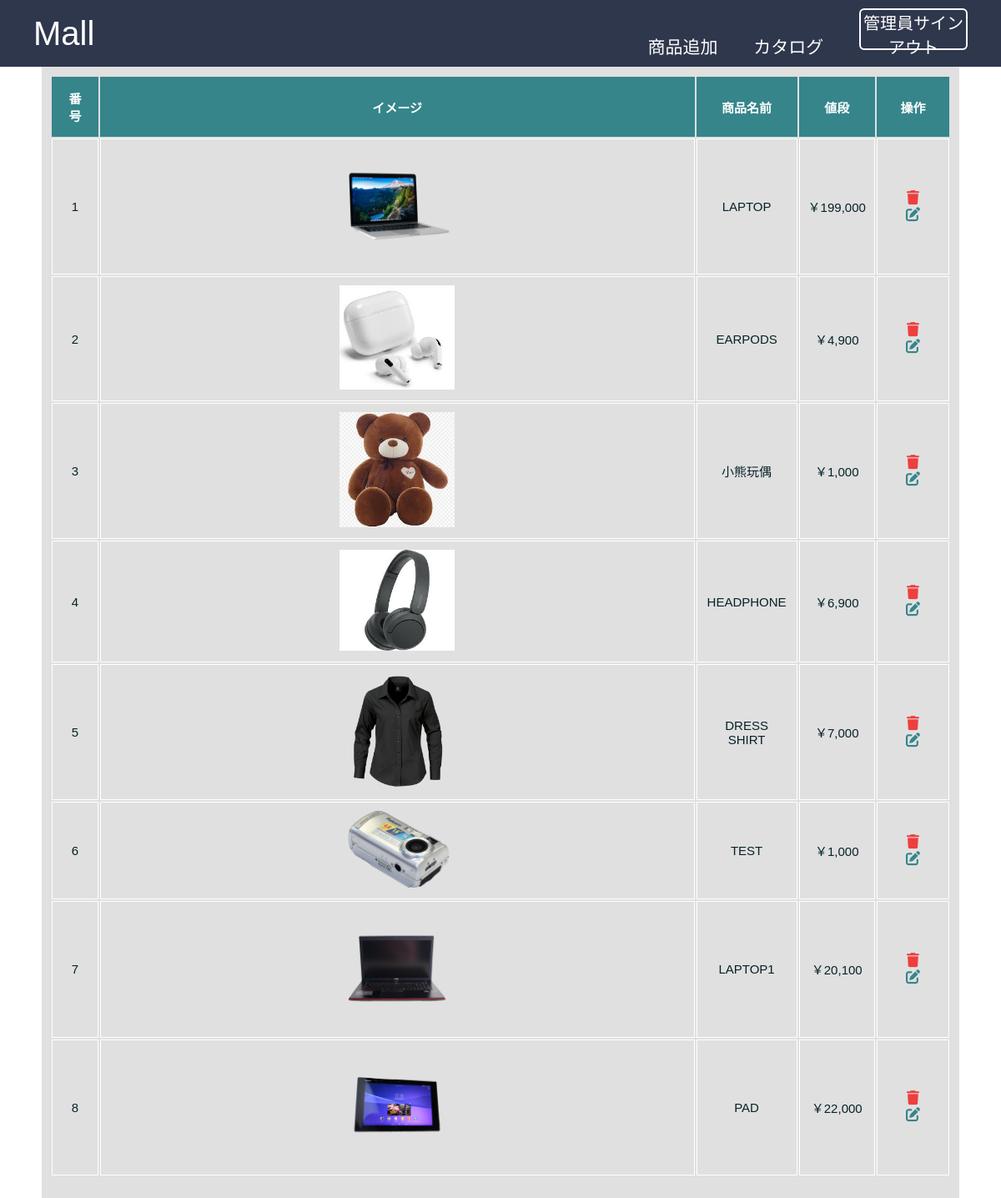
Page /admin_view.php (signed in) on the committed database.
### tables this page shows
CREATE TABLE `products` (
  `id` int(20) NOT NULL,
  `name` varchar(255) NOT NULL,
  `price` int(20) NOT NULL,
  `image` varchar(255) NOT NULL
);

### admin_view.php (the view, shortened to what this page needs)
<?php include 'connect.php';
?>
<!DOCTYPE html>
<html lang="en">
<head>
    <link rel="stylesheet" href="css/style.css">
    <link rel="stylesheet" href="https://cdnjs.cloudflare.com/ajax/libs/font-awesome/6.5.2/css/all.min.css" />
</head>
<body>
    <?php include 'admin_header.php';?>
    <div class="container">
        <section class="display_product">
                    <?php
                    $display_product=mysqli_query($conn,"Select * from `products`");
                    $num=1;
                    if(mysqli_num_rows($display_product)>0){
                        echo "<table>
                        <thead>
                            <th>番号</th>
                            <th>イメージ</th>
                            <th>商品名前</th>
                            <th>値段</th>
                            <th>操作</th>
                        </thead>
                        <tbody>";
                        while( $row=mysqli_fetch_assoc($display_product)){
                    ?>
                    <tr>
                        <td><?php echo $num?></td>
                        <td><img src="image/<?php echo $row['image']?>" alt="<?php echo $row['name']?>"></td>
                        <td><?php echo $row['name']?></td>
                        <td>￥<?php echo number_format($row['price'])?></td>
                        <td>
                            <a href="delete.php?delete=<?php echo $row['id']?>" class="delete_product_btn" onclick="return confirm('确认删除商品？')">
                            <i class="fas fa-trash"></i></a>
                            <a href="update.php?edit=<?php echo $row['id']?>" class="update_product_btn"><i class="fas fa-edit"></i></a>
                        </td>
                    </tr>
                    <?php
                    $num++;
                        }
                    }else{
                        echo "<div class='empty_text'>完売</div>";
                    }
                    ?>
                </tbody>
            </table>
        </section>
    </div>
</body>
</html>

### admin_header.php (shortened to what this page needs)
<?php
if(isset($_SESSION['admin_uid'])){
    $login_stats = "<form action='' method='post' style='margin: 0px;display: inline;'><button class='btnLogin-popup' type='submit' name='logout'>管理員サインアウト</button></form>";
}
else{
    $login_stats="<button class='btnLogin-popup'>登録</button>";
    header('location:index.php');
}
?>
<header class="header">
    <div class="header_body">
        <a href="admin_add.php" class="logo">Mall</a>
        <nav class="navigation">
            <a href="admin_add.php">商品追加</a>
            <a href="admin_view.php">カタログ</a>
            <?php echo $login_stats;?>
        </nav>
    </div>
</header>

### css/style.css (style rules this page uses)
* { margin: 0; padding: 0; box-sizing: border-box; outline: none; border: none; text-decoration: none; font-family: "Poppins", sans-serif; }
:root { --color1: #072227; --color2: #35858b; --color3: #4fbdba; --color4: #aefeff; --color5:#314e65; --black: #000; --white: #fff; --lightgray: #d3d3d3; --lightgray1: rgba(211,211,211,.7); --red: rgb(238, 62, 62); }
html { font-size: 62.5%; }
body { background: url('background.png'); background-repeat: repeat; background-size: cover; background-position: center; }
.container { max-width: 1100px; margin: 0 auto; padding-bottom: 5rem; min-height: 100vh; background-color: var(--lightgray1); }
.header { position: sticky; background-color: rgba(47, 55, 77, 1); top: 0; left: 0; width: 100%; justify-content: space-between; align-items: center; z-index: 99; backdrop-filter: 0.9; }
.header .header_body { display: flex; align-items: center; padding: 1rem 4rem; }
.header .header_body .logo { margin-right: auto; font-size: 4rem; color: var(--white); }
.navigation a { position: relative; font-size: 2.1rem; color: #fff; text-decoration: none; font-weight: 500; margin-left: 40px; }
.navigation a::after { content: ''; position: absolute; left: 0; bottom: -6px; width: 100%; height: 3px; background: #fff; border-radius: 5px; transform-origin: right; transform: scaleX(0); transition: transform .5s; }
.navigation .btnLogin-popup { width: 130px; height: 50px; background: transparent; border:2px solid #fff; outline: none; border-radius: 6px; cursor: pointer; font-size: 2rem; color: #fff; font-weight: 500; margin-left: 40px; transition: .5s; }
section { padding: 1rem; }
.display_product table { width: 100%; text-align: center; }
.display_product table thead th { padding: 1.5rem; font-size: 1.5rem; background-color: var(--color2); color: var(--white); }
td { padding: 1rem; font-size: 1.5rem; color: var(--color1); border: 1px solid var(--white); text-transform: uppercase; }
.delete_product_btn, .update_product_btn { text-align: center; color: var(--red); font-size: 1.7rem; padding: 0 1rem; cursor: pointer; }
.update_product_btn { color: var(--color2); }
img { width: 20%; margin: 0 auto; }

### rows in the picture
products: image (picture), name "LAPTOP", price "199,000"
products: image+name (picture), name "EARPODS", price "4,900"
products: image (picture), name "小熊玩偶", price "1,000"
products: image+name (picture), name "HEADPHONE", price "6,900"
products: image (picture), name "DRESS SHIRT", price "7,000"
products: image+name (picture), name "TEST", price "1,000"
products: image (picture), name "LAPTOP1", price "20,100"
products: image (picture), name "PAD", price "22,000"
